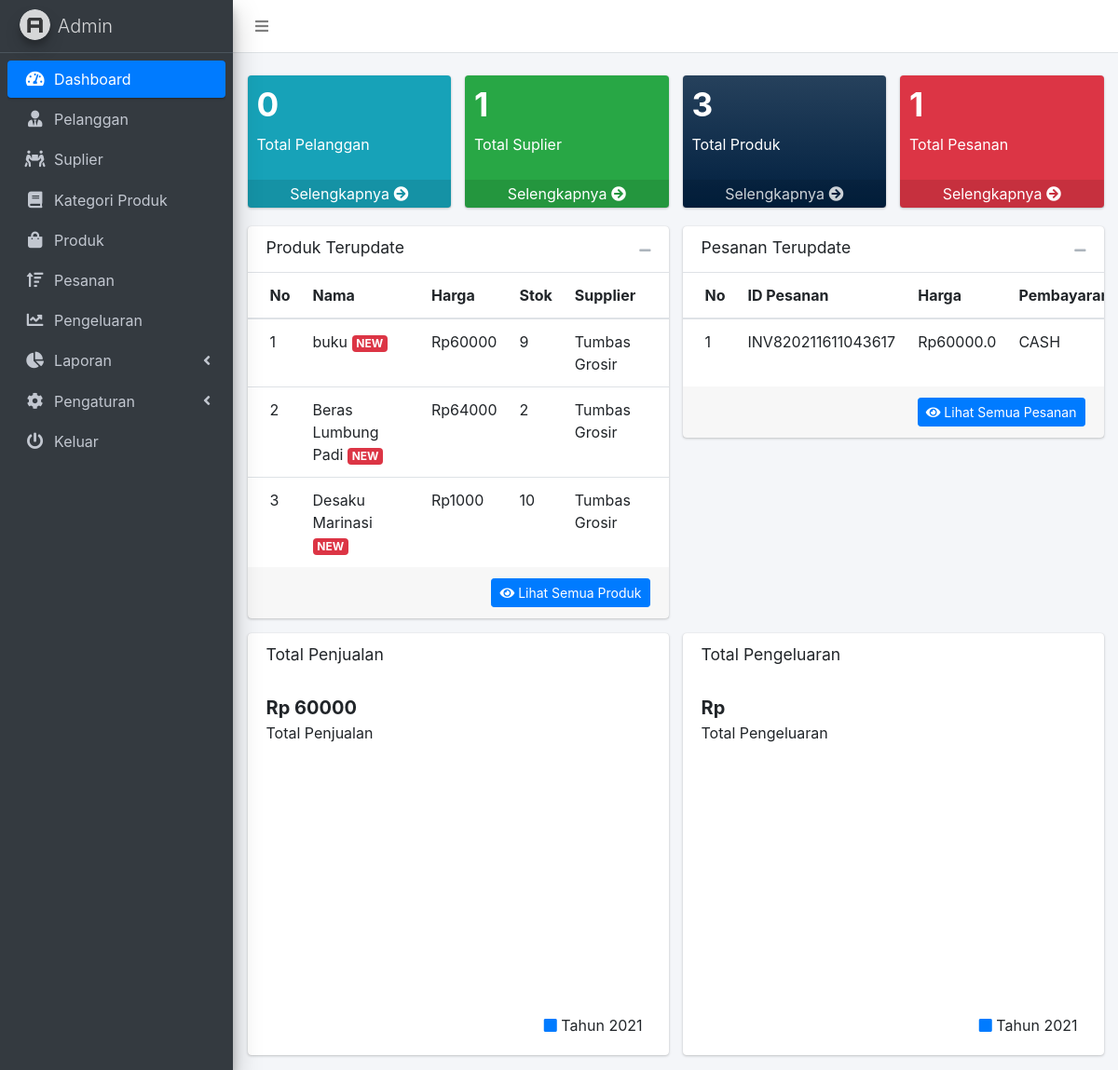
Screenshot of /dashboard.php (signed in) with the database file from the repository.
### tables this page shows
CREATE TABLE `products` (
  `product_id` int(11) NOT NULL,
  `product_name` varchar(255) NOT NULL,
  `product_code` text NOT NULL,
  `product_category_id` int(5) NOT NULL,
  `product_description` text NOT NULL,
  `product_sell_price` float NOT NULL,
  `product_weight` varchar(255) NOT NULL,
  `product_weight_unit_id` int(11) NOT NULL,
  `product_supplier_id` int(11) NOT NULL,
  `product_image` text NOT NULL,
  `product_stock` int(255) NOT NULL,
  `timestamp` timestamp NOT NULL DEFAULT current_timestamp() ON UPDATE current_timestamp()
);

CREATE TABLE `shop` (
  `shop_id` int(11) NOT NULL,
  `shop_name` varchar(255) NOT NULL,
  `shop_contact` varchar(255) NOT NULL,
  `shop_email` varchar(255) NOT NULL,
  `shop_address` varchar(255) NOT NULL,
  `tax` varchar(11) NOT NULL,
  `currency_symbol` varchar(20) NOT NULL,
  `shop_status` varchar(255) NOT NULL
);

CREATE TABLE `suppliers` (
  `suppliers_id` int(255) NOT NULL,
  `suppliers_name` varchar(255) NOT NULL,
  `suppliers_contact_person` varchar(255) NOT NULL,
  `suppliers_cell` varchar(255) NOT NULL,
  `suppliers_email` varchar(255) NOT NULL,
  `suppliers_address` varchar(255) NOT NULL,
  `timestamp` timestamp NOT NULL DEFAULT current_timestamp() ON UPDATE current_timestamp()
);

CREATE TABLE `order_list` (
  `order_id` int(255) NOT NULL,
  `invoice_id` varchar(255) NOT NULL,
  `order_date` varchar(255) NOT NULL,
  `order_time` varchar(255) NOT NULL,
  `order_type` varchar(255) NOT NULL,
  `order_payment_method` varchar(255) NOT NULL,
  `order_price` varchar(255) NOT NULL,
  `discount` varchar(255) NOT NULL,
  `tax` varchar(255) NOT NULL,
  `customer_name` varchar(255) NOT NULL,
  `served_by` varchar(255) NOT NULL,
  `timestamp` timestamp NOT NULL DEFAULT current_timestamp() ON UPDATE current_timestamp()
);

### my_function.php (called while the page is built, shortened)
<?php
function supplierName($suppliers_id)
{
    global $con;
    $sql = mysqli_query($con, "SELECT * FROM suppliers WHERE suppliers_id='$suppliers_id'");
    $suppliers_data = mysqli_fetch_assoc($sql);
    $suppliers_name = $suppliers_data['suppliers_name'];
    return $suppliers_name;
}
function getTotalOrderPrice()
{
    global $con;
    $result = mysqli_query($con, "SELECT SUM(product_price) AS value_sum FROM order_details");
    $row = mysqli_fetch_assoc($result);
    $sum = $row['value_sum'];
    return $sum;
}
function getCurrency()
{
    global $con;
    $result = mysqli_query($con, "SELECT currency_symbol FROM shop WHERE shop_id=1 ");
    $row = mysqli_fetch_assoc($result);
    $currency = $row['currency_symbol'];
    return $currency;
}
?>

### dashboard.php (the view, shortened to what this page needs)
<!DOCTYPE html>
<html lang="en">
<head>
   <link rel="stylesheet" href="plugins/morris/morris.css">
  <link rel="stylesheet" href="dist/css/preloader.css">
  <link rel="stylesheet" href="plugins/fontawesome-free/css/all.min.css">
  <link rel="stylesheet" href="https://code.ionicframework.com/ionicons/2.0.1/css/ionicons.min.css">
  <link rel="stylesheet" href="dist/css/adminlte.min.css">
</head>
<body class="hold-transition sidebar-mini">
<div class="wrapper">
  <nav class="main-header navbar navbar-expand navbar-white navbar-light">
    <ul class="navbar-nav">
      <li class="nav-item">
        <a class="nav-link" data-widget="pushmenu" href="#" role="button"><i class="fas fa-bars"></i></a>
      </li>
    </ul>
  </nav>
  <aside class="main-sidebar sidebar-dark-primary elevation-4">
    <a href="#" class="brand-link">
      <img src="dist/img/AdminLTELogo.png" alt="AdminLTE Logo" class="brand-image img-circle elevation-3"
           style="opacity: .8">
      <span class="brand-text font-weight-light">Admin</span>
    </a>
    <div class="sidebar">
      <nav class="mt-2">
        <ul class="nav nav-pills nav-sidebar flex-column" data-widget="treeview" role="menu" data-accordion="false">
          <li class="nav-item has-treeview menu-open">
            <a href="dashboard.php" class="nav-link active">
              <i class="nav-icon fas fa-tachometer-alt"></i>
              <p>
                Dashboard
              </p>
            </a>
          </li>
          <li class="nav-item">
            <a href="customers.php" class="nav-link">
              <i class="nav-icon fas fa-user-tie"></i>
              <p>
                Pelanggan
              </p>
            </a>
          </li>
          <li class="nav-item">
            <a href="suppliers.php" class="nav-link">
              <i class="nav-icon fas fa-people-carry"></i>
              <p>
                Suplier
              </p>
            </a>
          </li>
          <li class="nav-item">
            <a href="category.php" class="nav-link">
              <i class="nav-icon fas fa-book"></i>
              <p>
                Kategori Produk
              </p>
            </a>
          </li>
          <li class="nav-item">
            <a href="products.php" class="nav-link">
              <i class="nav-icon fas fa-shopping-bag"></i>
              <p>
                Produk
              </p>
            </a>
          </li>
          <li class="nav-item">
            <a href="orders.php" class="nav-link">
              <i class="nav-icon fas fa-sort-amount-up"></i>
              <p>
                Pesanan
              </p>
            </a>
          </li>
          <li class="nav-item">
            <a href="expense.php" class="nav-link">
              <i class="nav-icon fas fa-chart-line"></i>
              <p>
                Pengeluaran
              </p>
            </a>
          </li>
          <li class="nav-item">
            <a href="#" class="nav-link">
              <i class="nav-icon fas fa-chart-pie"></i>
              <p>
                Laporan
                <i class="right fas fa-angle-left"></i>
              </p>
            </a>
          </li>
          <li class="nav-item">
            <a href="products.php" class="nav-link">
              <i class="nav-icon fas fa-cog"></i>
              <p>
                Pengaturan
                <i class="right fas fa-angle-left"></i>
              </p>
            </a>
          </li>
          <li class="nav-item">
            <a href="logout.php" class="nav-link">
              <i class="nav-icon fas fa-power-off"></i>
              <p>
                Keluar
              </p>
            </a>
          </li>
        </ul>
      </nav>
    </div>
  </aside>
  <div class="content-wrapper">
   <br>
    <div class="content">
      <div class="container-fluid">
        <?php
         include ('db_connect.php');
        $count_customer = mysqli_query($con,"SELECT * FROM customers");
        $total_customer=mysqli_num_rows($count_customer);
        $count_suppliers = mysqli_query($con,"SELECT * FROM suppliers");
        $total_suppliers=mysqli_num_rows($count_suppliers);
        $count_products = mysqli_query($con,"SELECT * FROM products");
        $total_products=mysqli_num_rows($count_products);
        $count_order = mysqli_query($con,"SELECT * FROM order_list");
        $total_orders=mysqli_num_rows($count_order);
        ?>
        <div class="row">
          <div class="col-lg-3 col-6">
            <div class="small-box bg-info">
              <div class="inner">
                <h3><?php echo $total_customer ?></h3>
                <p>Total Pelanggan</p>
              </div>
              <a href="customers.php" class="small-box-footer">Selengkapnya  <i class="fas fa-arrow-circle-right"></i></a>
            </div>
          </div>
          <div class="col-lg-3 col-6">
            <div class="small-box bg-success">
              <div class="inner">
                <h3><?php echo $total_suppliers ?></h3>
                <p>Total Suplier</p>
              </div>
              <a href="suppliers.php" class="small-box-footer">Selengkapnya  <i class="fas fa-arrow-circle-right"></i></a>
            </div>
          </div>
          <div class="col-lg-3 col-6">
            <div class="small-box bg-gradient-navy">
              <div class="inner">
                <h3><?php echo $total_products ?></h3>
                <p>Total Produk</p>
              </div>
              <a href="products.php" class="small-box-footer">Selengkapnya  <i class="fas fa-arrow-circle-right"></i></a>
            </div>
          </div>
          <div class="col-lg-3 col-6">
            <div class="small-box bg-danger">
              <div class="inner">
                <h3><?php echo $total_orders ?></h3>
                <p>Total Pesanan</p>
              </div>
              <a href="orders.php" class="small-box-footer">Selengkapnya  <i class="fas fa-arrow-circle-right"></i></a>
            </div>
          </div>
        </div>
          <div class="row">
            <div class="col-lg-6">
              <div class="card">
                <div class="card-header border-transparent">
                  <h3 class="card-title">Produk Terupdate</h3>
                  <div class="card-tools">
                    <button type="button" class="btn btn-tool" data-card-widget="collapse">
                      <i class="fas fa-minus"></i>
                    </button>
                  </div>
                </div>
                <div class="card-body p-0">
                  <div class="table-responsive">
                    <table class="table m-0">
                      <thead>
                      <tr>
                        <th>No</th>
                        <th>Nama</th>
                        <th>Harga</th>
                        <th>Stok</th>
                        <th>Supplier</th>
                      </tr>
                      </thead>
                      <tbody>
                      <?php
                      include ('my_function.php');
                      $currency=getCurrency();
                      $sql="SELECT * FROM products ORDER BY product_id DESC";
                      $result = mysqli_query ($con,$sql);
                      $i=1;
                      while($row = mysqli_fetch_array($result))
                      {
                        echo "<tr>";
                        echo "<td>" . $i. "</td>";
                        echo "<td>" . $row['product_name'] . "  <span class=\"badge bg-danger\">NEW</span></td> ";
                        echo "<td>".$currency .$row['product_sell_price'] . "</td>";
                        echo "<td>".$row['product_stock'] . "</td>";
                          echo "<td>".supplierName($row['product_supplier_id']) . "</td>";
                        $i++;
                        echo "</tr> ";
                      }
                      echo " </tbody>";
                      echo " </table>";
                      ?>
                  </div>
                </div>
                <div class="card-footer clearfix">
                  <button type="button" onclick="location.href = 'products.php';"  class="btn btn-sm btn-primary float-right"><i class='fas fa-eye'></i>  Lihat Semua Produk</button>
                </div>
              </div>
            </div>
            <div class="col-lg-6">
            <div class="card">
              <div class="card-header border-transparent">
                <h3 class="card-title">Pesanan Terupdate</h3>
                <div class="card-tools">
                  <button type="button" class="btn btn-tool" data-card-widget="collapse">
                    <i class="fas fa-minus"></i>
                  </button>
                </div>
              </div>
              <div class="card-body p-0">
                <div class="table-responsive">
                  <table class="table m-0">
                    <thead>
                    <tr>
                      <th>No</th>
                      <th>ID Pesanan</th>
                      <th>Harga</th>
                      <th>Pembayaran</th>
                    </tr>
                    </thead>
                    <tbody>
                    <?php
                    $sql="SELECT * FROM order_list ORDER BY order_id DESC";
                    $result = mysqli_query ($con,$sql);
                    $i=1;
                    while($row = mysqli_fetch_array($result))
                    {
                      echo "<tr>";
                      echo "<td>" . $i. "</td>";
                      echo "<td>" . $row['invoice_id'] . "</td>";
                      echo "<td>" .$currency. $row['order_price'] . "</td>";
                      echo "<td>" . $row['order_payment_method'] . "</td>";
                      $i++;
                      echo "</tr> ";
                    }
                    echo " </tbody>";
                    echo " </table>";
                    ?>
                </div>
              </div>
              <div class="card-footer clearfix">
                <button type="button" onclick="location.href = 'orders.php';"  class="btn btn-sm btn-primary float-right"><i class='fas fa-eye'></i>  Lihat Semua Pesanan</button>
              </div>
            </div>
          </div>
            <div class="col-lg-6">
              <div class="card">
                <div class="card-header border-0">
                  <div class="d-flex justify-content-between">
                    <h3 class="card-title">Total Penjualan</h3>
                  </div>
                </div>
                <div class="card-body">
                  <div class="d-flex">
                    <p class="d-flex flex-column">
                      <span class="text-bold text-lg"><?php echo $currency.' '.getTotalOrderPrice()?></span>
                      <span>Total Penjualan</span>
                    </p>
                  </div>
                  <div class="position-relative mb-4">
                    <div id="monthly_sales_graph" style="height: 250px;"></div>
                  </div>
                  <div class="d-flex flex-row justify-content-end">
                  <span class="mr-2">
                    <i class="fas fa-square text-primary"></i> Tahun <?php echo date("Y") ?>
                  </span>
                  </div>
                </div>
              </div>
        </div>
            <div class="col-lg-6">
              <div class="card">
                <div class="card-header border-0">
                  <div class="d-flex justify-content-between">
                    <h3 class="card-title">Total Pengeluaran</h3>
                  </div>
                </div>
                <div class="card-body">
                  <div class="d-flex">
                    <p class="d-flex flex-column">
                      <span class="text-bold text-lg"><?php echo $currency.' '.getTotalExpense()?></span>
                      <span>Total Pengeluaran</span>
                    </p>
                  </div>
                  <div class="position-relative mb-4">
                    <div id="monthly_expense_graph" style="height: 250px;"></div>
                  </div>
                  <div class="d-flex flex-row justify-content-end">
                  <span class="mr-2">
                    <i class="fas fa-square text-primary"></i> Tahun <?php echo date("Y") ?>
                  </span>
                  </div>
                </div>
            </div>
      </div>
    </div>
</body>
</html>

### rows the page displays
products: product_name "buku", product_sell_price "60000", product_stock "9", product_supplier.suppliers_name "Tumbas Grosir"
shop: currency_symbol "Rp"
products: product_name "Beras Lumbung Padi", product_sell_price "64000", product_stock "2", product_supplier.suppliers_name "Tumbas Grosir"
products: product_name "Desaku Marinasi", product_sell_price "1000", product_stock "10", product_supplier.suppliers_name "Tumbas Grosir"
order_list: invoice "INV820211611043617", order_price "60000.0", order_payment_method "CASH"

### other values shown
$total_customer "0"
$total_suppliers "1"
$total_products "3"
$total_orders "1"
getTotalOrderPrice() "60000"
